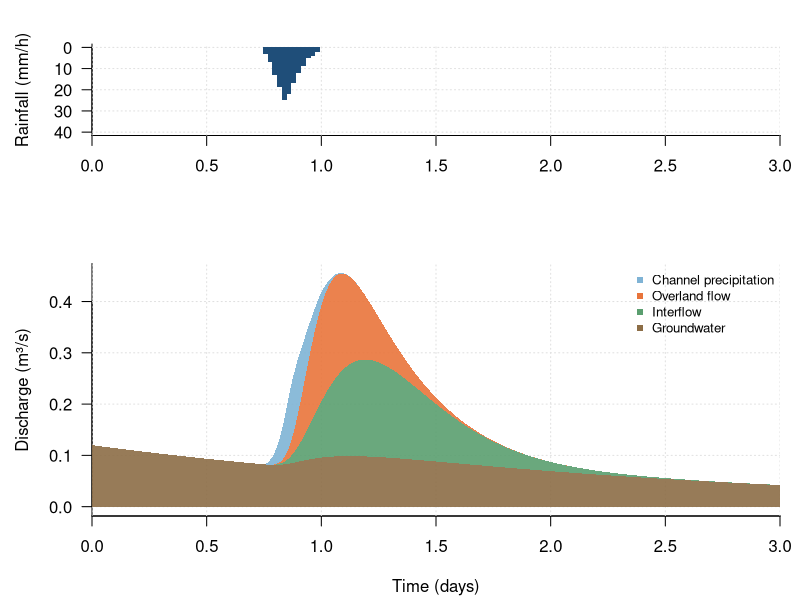

Recreate this plot in R.
# Hydrograph by runoff pathway (stacked)
# Chapter 4 draft; data supplied by the chapter author (figs/fig3_timeseries.csv)
# Run: Rscript runoff_pathways.R  ->  figure_r.png (base R, no packages needed)

a <- read.csv("fig3_timeseries.csv", stringsAsFactors = FALSE)
a$c1 <- a$groundwater_m3_per_s
a$c2 <- a$groundwater_m3_per_s + a$interflow_m3_per_s
a$c3 <- a$groundwater_m3_per_s + a$interflow_m3_per_s + a$overland_flow_m3_per_s
a$c4 <- a$groundwater_m3_per_s + a$interflow_m3_per_s + a$overland_flow_m3_per_s + a$channel_precip_m3_per_s

png("figure_r.png", width = 1200, height = 900, res = 150)
par(mfrow = c(2, 1), mar = c(4.2, 4.6, 2.2, 1), las = 1)
layout(matrix(1:2, ncol = 1), heights = c(1.5,2.6))
par(mar = c(4.2, 4.6, 2.2, 1), las = 1)
plot(NA, xlim = c(0, 3), ylim = c(40, 0), log = "", xlab = "", ylab = "Rainfall (mm/h)", bty = "l", xaxs = "i")
grid(col = "grey88")
rect(a$time_d - 0.010416666666666666/2, 0, a$time_d + 0.010416666666666666/2, a$rainfall_mm_per_h, col = "#1f4e79", border = NA)

plot(NA, xlim = c(0, 3), ylim = range(c(a$c4, a$c3, a$c3, a$c2, a$c2, a$c1, a$c1, 0), na.rm = TRUE), log = "", xlab = "Time (days)", ylab = "Discharge (m³/s)", bty = "l", xaxs = "i")
grid(col = "grey88")
polygon(c(a$time_d, rev(a$time_d)), c(a$c4, rev(a$c3)), col = adjustcolor("#7fb3d5", alpha.f = 0.9), border = NA)
polygon(c(a$time_d, rev(a$time_d)), c(a$c3, rev(a$c2)), col = adjustcolor("#e8743b", alpha.f = 0.9), border = NA)
polygon(c(a$time_d, rev(a$time_d)), c(a$c2, rev(a$c1)), col = adjustcolor("#5a9e6f", alpha.f = 0.9), border = NA)
polygon(c(a$time_d, rev(a$time_d)), c(a$c1, rev(rep(0, length(a$time_d)))), col = adjustcolor("#8c6d46", alpha.f = 0.9), border = NA)
legend("topright", legend = c("Channel precipitation", "Overland flow", "Interflow", "Groundwater"), col = c("#7fb3d5", "#e8743b", "#5a9e6f", "#8c6d46"), lty = c(0, 0, 0, 0), pch = c(15, 15, 15, 15), bty = "n", cex = 0.8)

invisible(dev.off())
